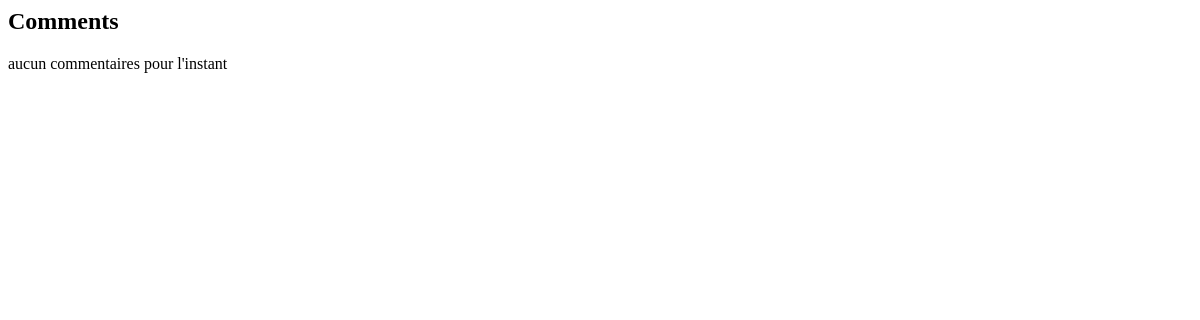
The app's page /comments/4/, older data.
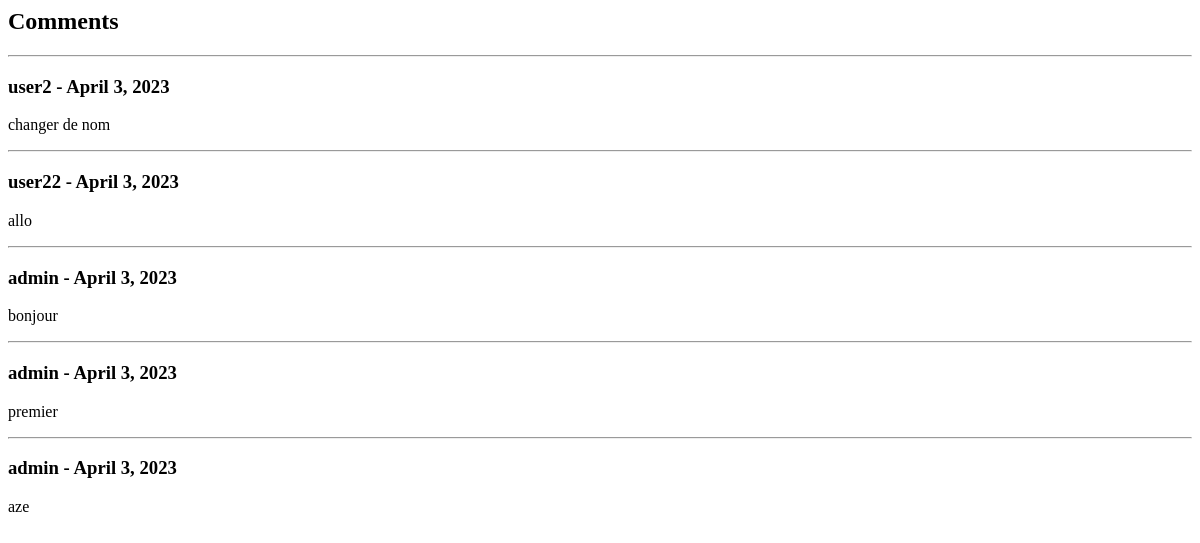
The same page, newer data.
### blog_app/models.py (models this page shows)
class CommentModels(models.Model):
    username = models.CharField(max_length=30, blank=False)
    date = models.DateField(auto_now_add=True)
    content = models.TextField(max_length=200, blank=False)
    post = models.ForeignKey(PostModels, on_delete=models.CASCADE, related_name='comments')

### blog_app/views.py (the view)
# urls.py: path('comments/<int:pk>/', views.comments_area, name='comments_area'),
def comments_area(request, pk):
    print("")
    print("-----esapce commentaires-----")
    print("")
    post = get_object_or_404(models.PostModels, pk=pk)
    print(post.id)
    print("request: ", request)
    print("request.POST: ",request.POST)
    print("request.method: ",request.method)
    print("request.GET: ",request.GET)
    if request.user.is_authenticated:
        if request.method == "POST":
            form = forms.CreateCommentForm(request.POST)
            if form.is_valid():
                username = request.user.username
                content = form.cleaned_data['content']
                print("-request: ",request)
                print("-content: ",content)
                print("id: ",post.id)
                models.CommentModels.objects.create(post=post, username=username, content=content)
    else:
        form = None
    comments = models.CommentModels.objects.filter(post=post).order_by('-id')
    print("nombre: ",len(comments))
    context={
        'post': post,
        'comments': comments,
        'form': form,
    }
    print("ca marche")
    for comment in comments:
        print(comment.content)
    return render(request, 'blog_app/comments.html', context)

### blog_app/templates/blog_app/comments.html (shortened to what this page needs)
{% if post %}
<div class="content" id="comments-area">
    <h2>Comments</h2>
    <div class="comments">
        {% if comments %}
        {% for comment in comments %}
            <hr>
            <div class="comment">
                <h3>{{ comment.username }} - {{ comment.date }}</h3>
                <p>{{ comment.content }}</p>
            </div>
        {% endfor %}
        {% else %}
        aucun commentaires pour l'instant
        {% endif %}
    </div>
</div>
{% endif %}

Row changes from the older to the newer data that the page shows:
added CommentModels: username "user2", date "April 3, 2023", content "changer de nom"
added CommentModels: username "user22", date "April 3, 2023", content "allo"
added CommentModels: username "admin", date "April 3, 2023", content "bonjour"
added CommentModels: username "admin", date "April 3, 2023", content "premier"
added CommentModels: username "admin", date "April 3, 2023", content "aze"
Text that changed along with them:
text no longer shown: "aucun commentaires pour l'instant"
